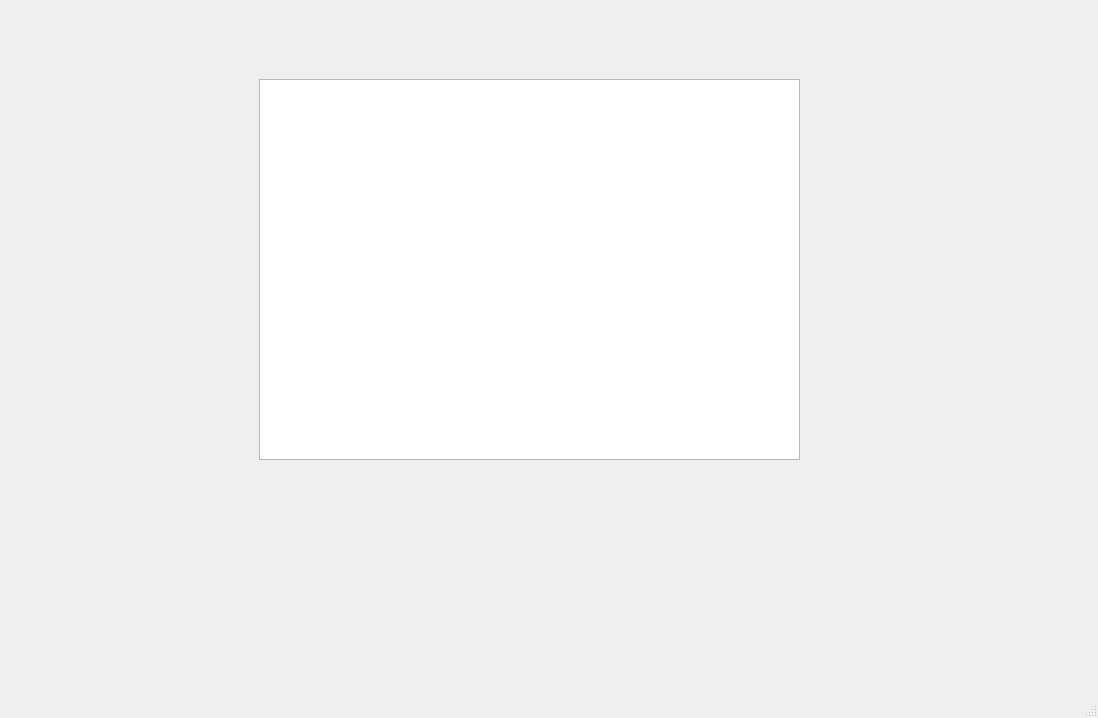
<?xml version="1.0" encoding="UTF-8"?>
<ui version="4.0">
 <class>MainWindow</class>
 <widget class="QMainWindow" name="MainWindow">
  <property name="geometry">
   <rect>
    <x>0</x>
    <y>0</y>
    <width>1098</width>
    <height>718</height>
   </rect>
  </property>
  <property name="windowTitle">
   <string>MainWindow</string>
  </property>
  <widget class="QWidget" name="centralwidget">
   <widget class="QWidget" name="verticalLayoutWidget">
    <property name="geometry">
     <rect>
      <x>259</x>
      <y>79</y>
      <width>541</width>
      <height>381</height>
     </rect>
    </property>
    <layout class="QVBoxLayout" name="verticalLayout_2">
     <item>
      <widget class="QGraphicsView" name="graphicsViewWidget"/>
     </item>
    </layout>
   </widget>
  </widget>
  <widget class="QMenuBar" name="menubar">
   <property name="geometry">
    <rect>
     <x>0</x>
     <y>0</y>
     <width>1098</width>
     <height>20</height>
    </rect>
   </property>
  </widget>
  <widget class="QStatusBar" name="statusbar"/>
 </widget>
 <resources/>
 <connections/>
</ui>
